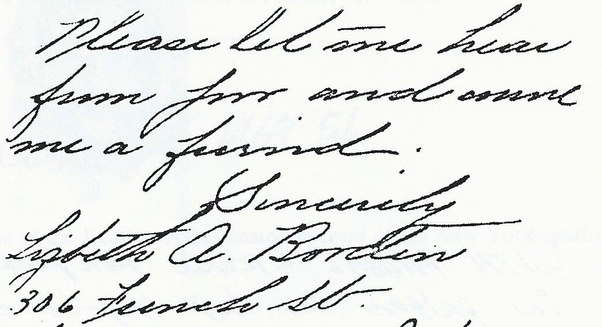
#> input picture images/slantimg.jpg, 602 x 327 px
$ jupyter execute --allow-errors Combined_Slant_and_Lines_and_words.ipynb   (shell and % lines are left out)
#> lines starting #> are read from the running program, lines starting #| are printed output that depends on the picture; after the words box and inside, x2 and y2 are one past the last pixel; in counts of white or black regions, pixels touching at a corner belong together; long printed decimals are rounded
[cell 1]
import numpy as np
import cv2
import math
import matplotlib.pyplot as plt

[cell 2]
# Functions to print the images
def myImPrt(img):
    tmp_img = cv2.cvtColor(img,cv2.COLOR_BGR2RGB)
    plt.imshow(tmp_img)

def myBWImPrt(img):
    plt.imshow(img,cmap='gray')

[cell 3]
# ref #https://www.pyimagesearch.com/2017/02/20/text-skew-correction-opencv-python/
def bilateralFilter(image, d, sig):
    image = cv2.bilateralFilter(image, d, sig, sig)
    return image

def threshold(image, t):
    image = cv2.cvtColor(image, cv2.COLOR_BGR2GRAY)
    ret, image = cv2.threshold(image, t, 255, cv2.THRESH_BINARY_INV)
#     ret, image = cv2.threshold(image, t, 255, cv2.THRESH_BINARY)
    return image

[cell 4]
image = cv2.imread('images/slantimg.jpg')
#> image is the input picture: shape (327, 602, 3); mean B, G, R 228.6, 230.3, 229.1
# cv2.imshow('image',image)
myImPrt(image)

[cell 5]
TOP_MARGIN = 0.0
LETTER_SIZE = 0.00001
LINE_SPACING = 0.0
WORD_SPACING = 0.0

[cell 6]
#function to calculate horizontal projection of the image pixel rows and return it
def horizontalProjection(img):
    # Return a list containing the sum of the pixels in each row
    (h, w) = img.shape[:2]
    sumRows = []
    for j in range(h):
        row = img[j:j+1, 0:w] # y1:y2, x1:x2
        sumRows.append(np.sum(row))
    return sumRows

[cell 7]
''' function to calculate vertical projection of the image pixel columns and return it '''
def verticalProjection(img):
    # Return a list containing the sum of the pixels in each column
    (h, w) = img.shape[:2]
    sumCols = []
    for j in range(w):
        col = img[0:h, j:j+1] # y1:y2, x1:x2
        sumCols.append(np.sum(col))
    return sumCols

[cell 8]
img = image.copy()

[cell 9]
filtered = bilateralFilter(img, 5, 50)

thresh = threshold(filtered, 127)
#> in threshold, `ret, image = cv2.threshold(image, t, 255, cv2.THRESH_BINARY_INV)`:
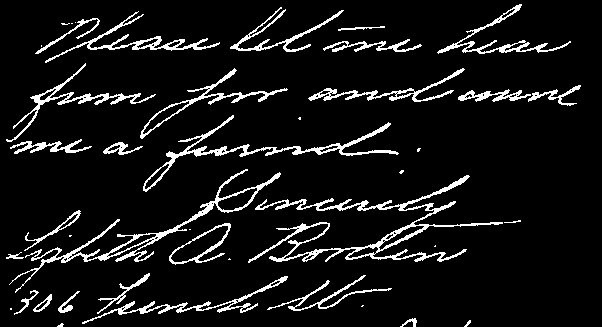
#> image: shape (327, 602); 8.2% white in thin lines or dots
#> in threshold, `ret, image = cv2.threshold(image, t, 255, cv2.THRESH_BINARY_INV)`: ret = 127

# extract a python list containing values of the horizontal projection of the image into 'hp'
hpList = horizontalProjection(thresh)
#> after the loop in horizontalProjection, `for j in range(h):`: sumRows = 327 values, max 65535 at index 97, min 0 at index 0, mean 12654.9
#> hpList has the same summary as sumRows in horizontalProjection

# Extracting 'Top Margin' feature.
topMarginCount = 0
for sum in hpList:
    # sum can be strictly 0 as well.
    if(sum<=255):
        topMarginCount += 1
    else:
        break
#> this loop made 5 passes
#> sum on passes 2 to 5: 0, 0, 0, 765
#> after the loop, topMarginCount = 4

[cell 10]
plt.imshow(thresh,cmap='gray')

[cell 11]
lineTop = 0
lineBottom = 0
spaceTop = 0
spaceBottom = 0
setLineTop = True
setSpaceTop = True
includeNextSpace = True
space_zero = [] # stores the amount of space between lines
lines = [] # a 2D list storing the vertical start index and end index of each contour

[cell 12]
# FIRST we extract the straightened contours from the image by looking at occurance of 0's in the horizontal projection.
# we are scanning the whole horizontal projection now
for i, sum in enumerate(hpList):
    # sum being 0 means blank space
    if(sum<3000):
        if(setSpaceTop):
            spaceTop = i;
            setSpaceTop = False # spaceTop will be set once for each start of a space between lines
        spaceBottom = i+1;

        if(i<len(hpList)-1): # this condition is necessary to avoid array index out of bound error
            if(hpList[i+1]<3000): # if the next horizontal projectin is 0, keep on counting, it's still in blank space
                continue
        # we are using this condition if the previous contour is very thin and possibly not a line
        if(includeNextSpace):
            space_zero.append(spaceBottom-spaceTop)
        else:
            if (len(space_zero)==0):
                previous = 0
            else:
                previous = space_zero.pop()
            space_zero.append(previous + spaceBottom-lineTop)
        setSpaceTop = True # next time we encounter 0, it's begining of another space so we set new spaceTop

    # sum greater than 0 means contour
    if(sum>3000):
        if(setLineTop):
            lineTop = i
            setLineTop = False # lineTop will be set once for each start of a new line/contour
        lineBottom = i+1

        if(i<len(hpList)-1): # this condition is necessary to avoid array index out of bound error
            if(hpList[i+1]>3000): # if the next horizontal projectin is > 0, keep on counting, it's still in contour
                continue

            # if the line/contour is too thin <10 pixels (arbitrary) in height, we ignore it.
            # Also, we add the space following this and this contour itself to the previous space to form a bigger space: spaceBottom-lineTop.
            if(lineBottom-lineTop<20):
                includeNextSpace = False
                setLineTop = True # next time we encounter value > 0, it's begining of another line/contour so we set new lineTop
                continue
        includeNextSpace = True # the line/contour is accepted, new space following it will be accepted

        # append the top and bottom horizontal indices of the line/contour in 'lines'
        lines.append([lineTop, lineBottom])
        setLineTop = True # next time we encounter value > 0, it's begining of another line/contour so we set new lineTop
#> this loop made 327 passes
#> (sum, spaceTop, setSpaceTop) on passes 1, 55: (0, 0, False), (1020, 54, False)
#> (sum, lineTop, setLineTop) on pass 11: (4080, 10, False)
#> after the loop, lineTop = 320; lines = [[10, 54], [70, 111], [115, 157], [170, 264], [275, 314], [320, 327]]; spaceTop = 314; space_zero = [10, 16, 4, 13, 11, 6]

[cell 13]
# Printing the values we found so far.
for i, line in enumerate(lines):
    print()
    print (i)
    print (line[0])
    print (line[1])
    print (len(hpList[line[0]:line[1]]))
    print (hpList[line[0]:line[1]])
#> this loop made 6 passes
#> (printed output is left out)

[cell 14]
# for i, line in enumerate(lines):
#     cv2.imshow("line "+str(i), img[line[0]:line[1], : ])
# cv2.waitKey(0)

[cell 15]
# LINE SPACING and LETTER SIZE will be extracted here
# We will count the total number of pixel rows containing upper and lower zones of the lines
# and add the space_zero/runs of 0's(excluding first and last of the list ) to it.
# We will count the total number of pixel rows containing midzones of the lines for letter size.
# For this, we set an arbitrary (yet suitable!) threshold THRESHOLD = 15000 in
# horizontal projection to identify the midzone containing rows.
# These two total numbers will be divided by number of lines (having at least one row>THRESHOLD)
# to find average line spacing and average letter size.
THRESHOLD = 15000
new_space_row_count = 0
total_row_count = 0
total_lines_count = 0
flag = False
for i, line in enumerate(lines):
    segment = hpList[line[0]:line[1]]
    for j, sum in enumerate(segment):
        if(sum<THRESHOLD):
            new_space_row_count += 1
        else:
            total_row_count += 1
            flag = True

    # This line has contributed at least one count of pixel row of midzone
    if(flag):
        total_lines_count += 1
        flag = False
#> this loop made 6 passes
#> (line, segment) on pass 6: ([320, 327], [4590, 4590, 4080, 3570, 3570, 3315, 3825])
#> after the loop, new_space_row_count = 170; total_lines_count = 5; total_row_count = 97

[cell 16]
# error prevention
if(total_lines_count == 0): total_lines_count = 1

total_space_row_count = new_space_row_count + np.sum(space_zero[1:-1]) #excluding first and last entries: Top and Bottom margins
#> total_space_row_count = 214
# the number of spaces is 1 less than number of lines but total_space_row_count contains the top and bottom spaces of the line
average_line_spacing = float(total_space_row_count) / total_lines_count
#> average_line_spacing = 42.8
average_letter_size = float(total_row_count) / total_lines_count
#> average_letter_size = 19.4
# letter size is actually height of the letter and we are not considering width
LETTER_SIZE = average_letter_size
#> LETTER_SIZE = 19.4
# error prevention
if(average_letter_size == 0): average_letter_size = 1
# We can't just take the average_line_spacing as a feature directly. We must take the average_line_spacing relative to average_letter_size.
# Let's take the ratio of average_line_spacing to average_letter_size as the LINE SPACING, which is perspective to average_letter_size.
relative_line_spacing = average_line_spacing / average_letter_size
#> relative_line_spacing = 2.21
LINE_SPACING = relative_line_spacing
#> LINE_SPACING = 2.21

# Top marging is also taken relative to average letter size of the handwritting
# relative_top_margin = float(topMarginCount) / average_letter_size
# TOP_MARGIN = relative_top_margin

[cell 17]
print(space_zero)
#| [10, 16, 4, 13, 11, 6]
print(lines)
#| [[10, 54], [70, 111], [115, 157], [170, 264], [275, 314], [320, 327]]
print(total_row_count)
#| 97
print(total_space_row_count)
#| 214
print(len(hpList))
#| 327
print(total_lines_count)
#| 5
print(i)
#| 5
print("Average Line Spacing: "+ str(average_line_spacing))
#| Average Line Spacing: 42.8
print ("Average letter size: "+ str(average_letter_size))
#| Average letter size: 19.4
# print ("Top margin relative to average letter size: "+str(relative_top_margin))
print("Average line spacing relative to \naverage letter size: "+str(relative_line_spacing))
#| Average line spacing relative to
#| average letter size: 2.206

[cell 18]
myImPrt(image)

[cell 19]
# Extraction of words from the lines using vertical projection
# Width of the whole document is found once.
width = thresh.shape[1]
#> width = 602
space_zero = [] # stores the amount of space between words
words = [] # a 2D list storing the coordinates of each word: y1, y2, x1, x2

[cell 20]
# Isolated words or components will be extacted from each line by looking at occurance of 0's in its vertical projection.
for i, line in enumerate(lines):
    extract = thresh[line[0]:line[1], 0:width] # y1:y2, x1:x2
    vp = verticalProjection(extract)
    wordStart = 0
    wordEnd = 0
    spaceStart = 0
    spaceEnd = 0
    setWordStart = True
    setSpaceStart = True
    includeNextSpace = False

#     spaces = []

    # we are scanning the vertical projection
    for j, sum in enumerate(vp):
        # sum being 0 means blank space
        if(sum==0):
            if(setSpaceStart):
                spaceStart = j
                setSpaceStart = False # spaceStart will be set once for each start of a space between lines
            spaceEnd = j+1
            if(j<len(vp)-1): # this condition is necessary to avoid array index out of bound error
                if(vp[j+1]==0): # if the next vertical projectin is 0, keep on counting, it's still in blank space
                    continue

            # we ignore spaces which is smaller than half the average letter size
            if((spaceEnd-spaceStart) > int(LETTER_SIZE/2)):
                space_zero.append(spaceEnd-spaceStart)
            else:
                includeNextSpace=True

            setSpaceStart = True # next time we encounter 0, it's begining of another space so we set new spaceStart

        # sum greater than 0 means word
        if(sum>0):
            if(setWordStart):
                wordStart = j
                setWordStart = False # wordStart will be set once for each start of a new word/component
            wordEnd = j+1
            if(j<len(vp)-1): # this condition is necessary to avoid array index out of bound error
                if(vp[j+1]>0): # if the next horizontal projectin is > 0, keep on counting, it's still in non-space zone
                    continue

            # append the coordinates of each word/component: y1, y2, x1, x2 in 'words'
            # we ignore the ones which has height smaller than half the average letter size
            # this will remove full stops and commas as an individual component
            count = 0
            for k in range(line[1]-line[0]):
                row = thresh[line[0]+k:line[0]+k+1, wordStart:wordEnd] # y1:y2, x1:x2
                if(np.sum(row)):
                    count += 1
                #U.S.A. special case not handelled
            if(count > int(LETTER_SIZE/2)):
                if(includeNextSpace):
                    includeNextSpace = False
                    if(len(words)!=0):
                        words[len(words)-1][3] = wordEnd
                else:
                    words.append([line[0], line[1], wordStart, wordEnd])

            setWordStart = True # next time we encounter value > 0, it's begining of another word/component so we set new wordStart
#> this loop made 6 passes
#> (line, h in verticalProjection) on passes 1 to 6: ([10, 54], 44), ([70, 111], 41), ([115, 157], 42), ([170, 264], 94), ([275, 314], 39), ([320, 327], 7)
#> pass 1, `extract = thresh[line[0]:line[1], 0:width]`:
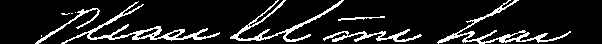
#> extract: shape (44, 602); 11.8% white in thin lines or dots, all inside (x1, y1, x2, y2) = (35, 0, 571, 44)
#> pass 2, `extract = thresh[line[0]:line[1], 0:width]`:
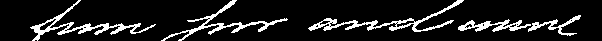
#> extract: shape (41, 602); 11.5% white in thin lines or dots
#> pass 3, `extract = thresh[line[0]:line[1], 0:width]`:
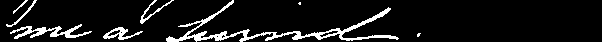
#> extract: shape (42, 602); 8.8% white; 8 white regions (2 under 20 px), largest, box (x1, y1, x2, y2) and area: (166, 0, 399, 42) 1342, (10, 24, 92, 39) 426, (103, 27, 143, 40) 192, (140, 0, 174, 24) 130, (6, 0, 37, 27) 90, (13, 0, 28, 14) 36
#> after the loop, space_zero = [35, 10, 15, 31, 30, 20, 21, 11, 18, 181, 81, 17, 210, 57, 18, 307, 47, 131]; words = [[10, 54, 35, 220], [10, 54, 230, 422], [10, 54, 437, 571], [70, 111, 30, 288], [70, 111, 308, 92], [115, 157, 103, 80], [275, 314, 97, 392]]

#     space_zero.extend(spaces[1:-1])

[cell 21]
# # cv2.imshow("word "+str(i), thresh[words[0][0]:words[0][1], words[0][2]:words[0][3]])
# # print("Words count is: ")
# # print(len(words))
# word = words[15]
# myBWImPrt(image[word[0]:word[1], word[2]:word[3]])
# # myBWImPrt(thresh)

[cell 22]
myImPrt(image)

[cell 23]
#print space_zero
space_columns = np.sum(space_zero)
#> space_columns = 1240
space_count = len(space_zero)
#> space_count = 18
if(space_count == 0):
    space_count = 1
average_word_spacing = float(space_columns) / space_count
#> average_word_spacing = 68.89
relative_word_spacing = average_word_spacing / LETTER_SIZE
#> relative_word_spacing = 3.55
WORD_SPACING = relative_word_spacing
#> WORD_SPACING = 3.55
#print "Average word spacing: "+str(average_word_spacing)
print ("Average word spacing relative to average letter size: "+str(relative_word_spacing))
#| Average word spacing relative to average letter size: 3.551

[cell 24]
###Slant
img = image.copy()

[cell 25]
# def extractSlant(img, words):

SLANT_ANGLE = 0.0
'''
0.01 radian = 0.5729578 degree :: I had to put this instead of 0.0 becuase there was a bug yeilding inacurate value which I could not figure out!
5 degree = 0.0872665 radian :: Hardly noticeable or a very little slant
15 degree = 0.261799 radian :: Easily noticeable or average slant
30 degree = 0.523599 radian :: Above average slant
45 degree = 0.785398 radian :: Extreme slant
'''
# We are checking for 9 different values of angle
theta = [-0.785398, -0.523599, -0.261799, -0.0872665, 0.01, 0.0872665, 0.261799, 0.523599, 0.785398]
#theta = [-0.785398, -0.523599, -0.436332, -0.349066, -0.261799, -0.174533, -0.0872665, 0, 0.0872665, 0.174533, 0.261799, 0.349066, 0.436332, 0.523599, 0.785398]

# Corresponding index of the biggest value in s_function will be the index of the most likely angle in 'theta'
s_function = [0.0] * 9
count_ = [0]*9

# apply bilateral filter
filtered = bilateralFilter(img, 5, 50)

# convert to grayscale and binarize the image by INVERTED binary thresholding
# it's better to clear unwanted dark areas at the document left edge and use a high threshold value to preserve more text pixels
thresh = threshold(filtered, 180)
#> call 2 of threshold, with t = 180
#> in threshold (call 2), `ret, image = cv2.threshold(image, t, 255, cv2.THRESH_BINARY_INV)`:
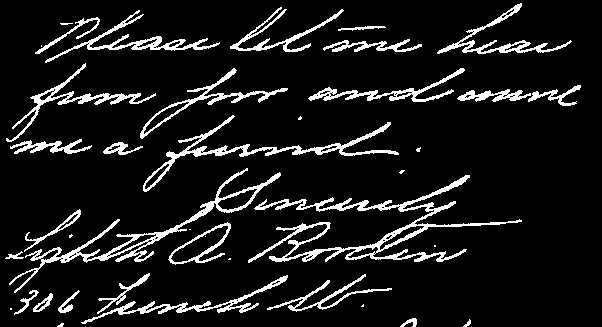
#> image: shape (327, 602); 9.8% white; 40 white regions (12 under 20 px), largest, box (x1, y1, x2, y2) and area: (248, 175, 522, 263) 3504, (9, 168, 281, 293) 2295, (143, 115, 399, 192) 1762
#> in threshold (call 2), `ret, image = cv2.threshold(image, t, 255, cv2.THRESH_BINARY_INV)`: ret = 180
